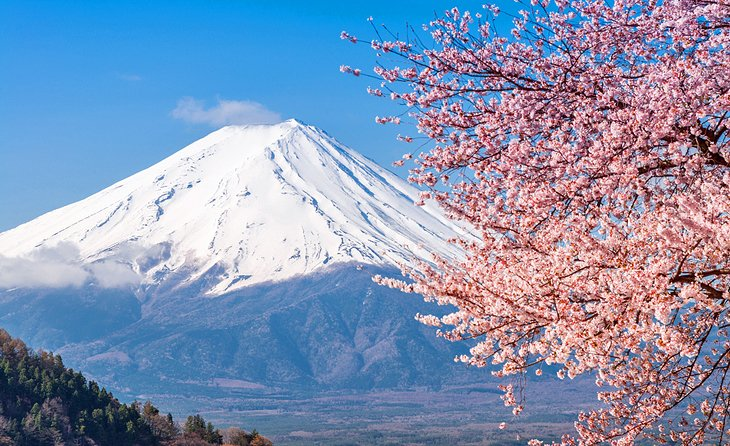
#> input picture Lab1/fuji.jpg, 730 x 446 px
$ python lab1.1.4.py
#> lines starting #> are read from the running program, lines starting #| are printed output that depends on the picture
import cv2
import numpy as np
import matplotlib.pyplot as plt
plt.rcParams["figure.figsize"] = [7.50, 3.50]
plt.rcParams["figure.autolayout"] = True
x = cv2.imread("fuji.jpg")
#> x is the input picture: shape (446, 730, 3); mean B, G, R 179.5, 148.2, 132.4
x = cv2.resize(x, (200, 200))
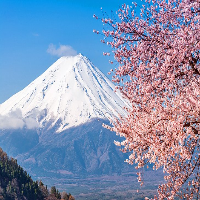
#> x: shape (200, 200, 3); mean B, G, R 179.3, 148, 132.2
gray_image = cv2.cvtColor(x, cv2.COLOR_BGR2GRAY)
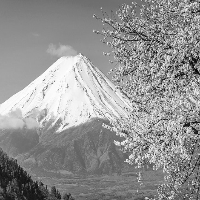
#> gray_image: shape (200, 200); min 5, max 255, mean 146.8
xx, yy = np.mgrid[0:gray_image.shape[0], 0:gray_image.shape[1]]
fig = plt.figure()
ax = fig.add_subplot(121, projection="3d")
ax.plot_surface(xx, yy, gray_image, rstride=1, cstride=1, cmap='gray')
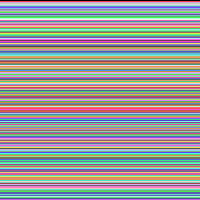
#> xx: shape (200, 200) int64; 200 distinct labels, from 0 to 199; one colour per label, 0 black
ax.set_xlabel('X')
ax.set_ylabel('Y')
ax.set_zlabel('Intensity')
ax.set_zlim(0, 255)
ax.view_init(elev=70, azim=45)
ax.set_title("3d")
plt.subplot(1,2,2).imshow(gray_image,cmap="gray")
plt.title("original")
plt.show()
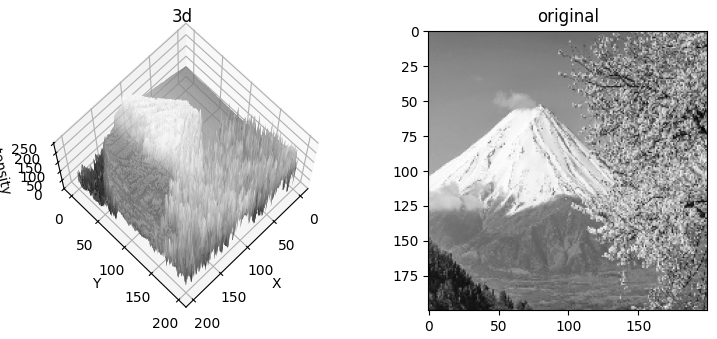
#> figure drawn by matplotlib, 2 panels

$ run again, with Lab1/erum.png saved as Lab1/fuji.jpg
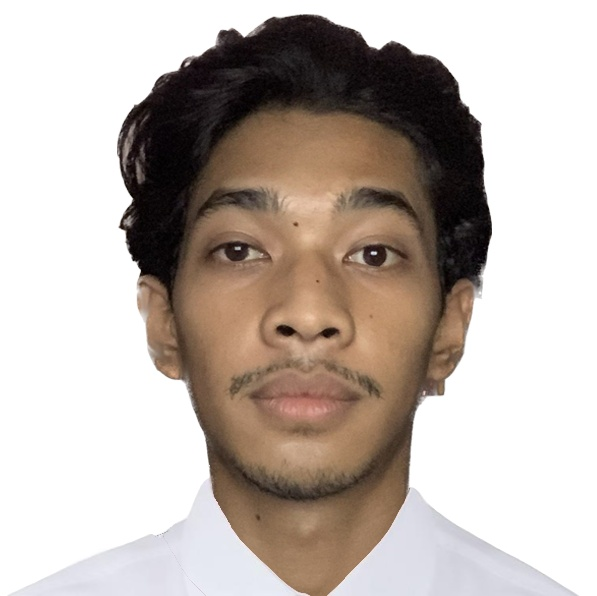
#> input picture Lab1/erum.png, 597 x 596 px
#> x is the input picture: shape (596, 597, 3); mean B, G, R 173.4, 180.2, 190.4
#> x: shape (200, 200, 3)
#> `gray_image = cv2.cvtColor(x, cv2.COLOR_BGR2GRAY)`:
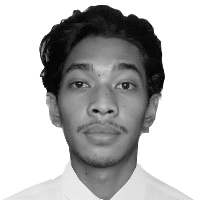
#> gray_image: shape (200, 200); min 0, max 255, mean 182.4
#> xx: shape (200, 200) int64; 200 distinct labels, from 0 to 199
#> `plt.show()`:
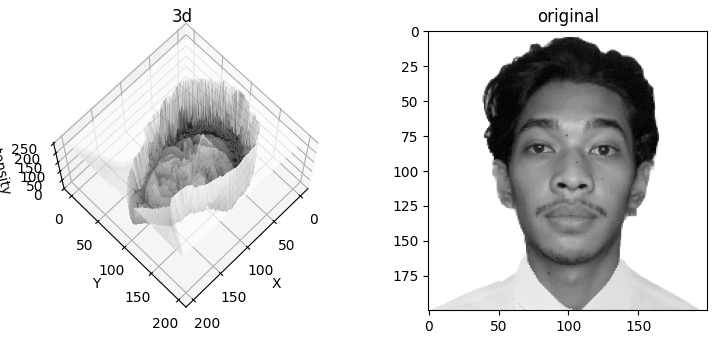
#> figure drawn by matplotlib, 2 panels
